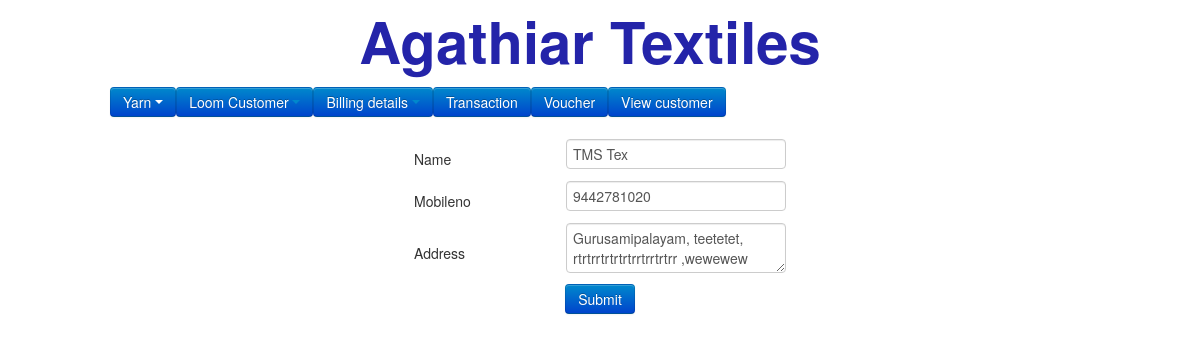
/addusers.php?id=1, run on an earlier commit of the app's database.
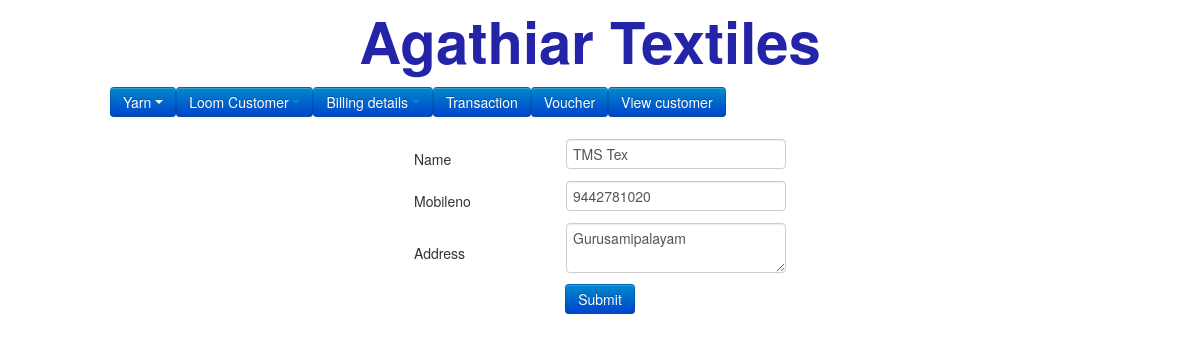
And on a later commit of the database.
### tables this page shows
CREATE TABLE `users` (
  `id` int(50) NOT NULL,
  `name` varchar(50) NOT NULL,
  `emailid` varchar(50) NOT NULL,
  `mobileno` varchar(50) NOT NULL,
  `address` varchar(150) NOT NULL,
  `date` varchar(50) NOT NULL
);

### addusers.php (the view, shortened to what this page needs)
<?php
include('template/header.php');
$edit = false;
if(isset($_GET['id'])){
	$data = getSingleData('users', $_GET['id']);
	$edit = true;
	$thread = $data[0];
}
?>
<form action="users.php"  method="post" id="formID" >
<center>
<table  >
<tr><td width="150">Name</td><td width="150"><input class='validate[required, ajax[ajaxNameCall]]' title="<?php if(isset($thread['id'])){ echo $thread['id'];} else {echo '0';} ?>" id="userid" type="text" name="name" size="25" width="150" value="<?php if(isset($thread['name']))echo ($thread['name']); ?>"></td></tr>
<tr><td height="35">Mobileno</td>
<td><input type="text" name="mobileno" class='validate[required,custom[number]]' size="25" value="<?php if(isset($thread['mobileno']))echo ($thread['mobileno']); ?>"></td></tr>
<tr><td height="26">Address</td>
<td><textarea name="address" size="25" class='validate[required]' ><?php if(isset($thread['address']))echo ($thread['address']); ?></textarea></td></tr>
</table>
<input type="submit"  <?php echo (!$edit)?"id='submit'":''?> value="Submit" class="btn btn-primary">
</center>
</form>
</body>
</html>

What changed in the data, as far as the page shows it:
changed users "TMS Tex": address "Gurusamipalayam, teetetet, rtrtrrtrtrtrtrrtrrtrtrr ,wewewew" → "Gurusamipalayam"
